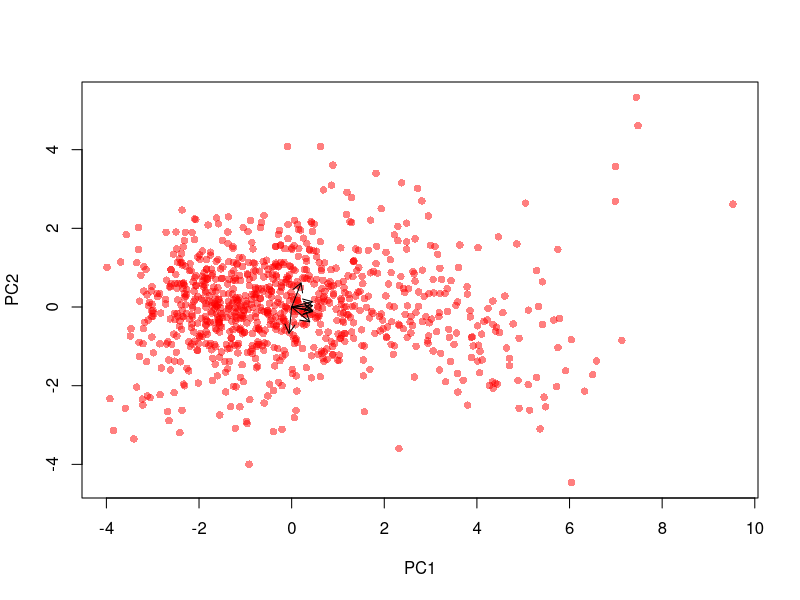
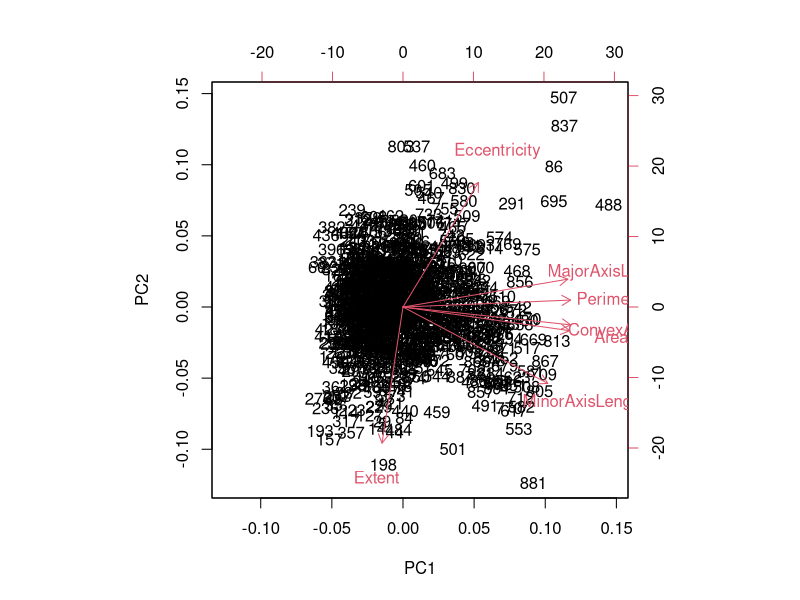
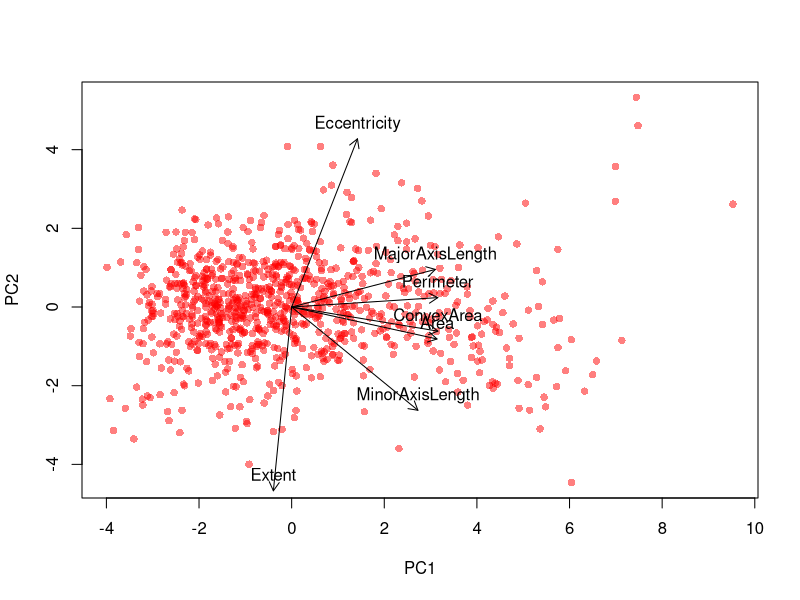

Generate these figures, in order, with R:
## ---- chunk 1
data = read.csv('datasets/Raisin_Dataset.csv', sep = ';')
## ---- chunk 2
df = data[-c(8, 9)]
df
## ---- chunk 3
options(scipen = 10)
round((apply(df, 2, mean)), digits = 5); round((apply(df, 2, var)), digits = 5)
## ---- chunk 4
summary(df)
## ---- chunk 5
pr.out = prcomp(df, scale = TRUE)
pr.out
## ---- chunk 6
summary(pr.out)
## ---- chunk 7
plot(pr.out$x[, 1], pr.out$x[, 2], type = "n", xlab = "PC1", ylab = "PC2")  
points(pr.out$x[, 1], pr.out$x[, 2], col = rgb(1, 0, 0, alpha = 0.5), pch = 16) 
arrows(0, 0, pr.out$rotation[, 1], pr.out$rotation[, 2], length = 0.1, angle = 30)
## ---- chunk 8
biplot(pr.out)
## ---- chunk 9
plot(pr.out$x[, 1], pr.out$x[, 2], type = "n", xlab = "PC1", ylab = "PC2") 
points(pr.out$x[, 1], pr.out$x[, 2], col = rgb(1, 0, 0, alpha = 0.5), pch = 16)  
arrows(0, 0, pr.out$rotation[, 1]*7, pr.out$rotation[, 2]*7, length = 0.1, angle = 30)
text(pr.out$rotation[, 1]*7, pr.out$rotation[, 2]*7, labels = rownames(pr.out[[2]]), pos = 3)
